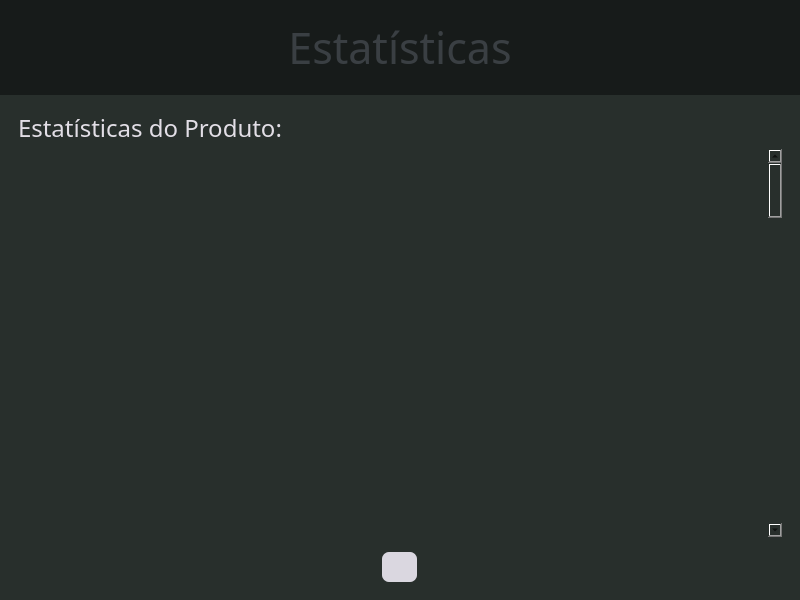
<?xml version="1.0" encoding="UTF-8"?>
<ui version="4.0">
 <class>Statistics</class>
 <widget class="QMainWindow" name="Statistics">
  <property name="geometry">
   <rect>
    <x>0</x>
    <y>0</y>
    <width>800</width>
    <height>600</height>
   </rect>
  </property>
  <property name="windowTitle">
   <string>Statistics</string>
  </property>
  <property name="windowIcon">
   <iconset resource="gui_data/resources.qrc">
    <normaloff>:/icon/images/analysisIcon.png</normaloff>:/icon/images/analysisIcon.png</iconset>
  </property>
  <widget class="QWidget" name="centralwidget">
   <layout class="QVBoxLayout" name="verticalLayout">
    <property name="spacing">
     <number>0</number>
    </property>
    <property name="leftMargin">
     <number>0</number>
    </property>
    <property name="topMargin">
     <number>0</number>
    </property>
    <property name="rightMargin">
     <number>0</number>
    </property>
    <property name="bottomMargin">
     <number>0</number>
    </property>
    <item>
     <widget class="QFrame" name="Header">
      <property name="maximumSize">
       <size>
        <width>16777215</width>
        <height>100</height>
       </size>
      </property>
      <property name="styleSheet">
       <string notr="true">
background-color: rgb(23, 27, 26);</string>
      </property>
      <property name="frameShape">
       <enum>QFrame::NoFrame</enum>
      </property>
      <property name="frameShadow">
       <enum>QFrame::Raised</enum>
      </property>
      <layout class="QHBoxLayout" name="horizontalLayout">
       <item>
        <widget class="QFrame" name="HeaderFrame">
         <property name="frameShape">
          <enum>QFrame::NoFrame</enum>
         </property>
         <property name="frameShadow">
          <enum>QFrame::Raised</enum>
         </property>
         <layout class="QHBoxLayout" name="horizontalLayout_3">
          <item>
           <widget class="QFrame" name="AALogo">
            <property name="minimumSize">
             <size>
              <width>200</width>
              <height>0</height>
             </size>
            </property>
            <property name="maximumSize">
             <size>
              <width>200</width>
              <height>16777215</height>
             </size>
            </property>
            <property name="styleSheet">
             <string notr="true">image: url(:/logo/images/AAlogo.png);</string>
            </property>
            <property name="frameShape">
             <enum>QFrame::NoFrame</enum>
            </property>
            <property name="frameShadow">
             <enum>QFrame::Raised</enum>
            </property>
           </widget>
          </item>
          <item>
           <widget class="QLabel" name="StatisticsLabel">
            <property name="font">
             <font>
              <family>.SF Compact</family>
              <pointsize>32</pointsize>
             </font>
            </property>
            <property name="styleSheet">
             <string notr="true">color: rgb(58, 63, 67);</string>
            </property>
            <property name="text">
             <string>Estatísticas</string>
            </property>
            <property name="alignment">
             <set>Qt::AlignCenter</set>
            </property>
           </widget>
          </item>
          <item>
           <widget class="QFrame" name="HeaderEmpty">
            <property name="minimumSize">
             <size>
              <width>200</width>
              <height>0</height>
             </size>
            </property>
            <property name="maximumSize">
             <size>
              <width>200</width>
              <height>16777215</height>
             </size>
            </property>
            <property name="frameShape">
             <enum>QFrame::NoFrame</enum>
            </property>
            <property name="frameShadow">
             <enum>QFrame::Raised</enum>
            </property>
           </widget>
          </item>
         </layout>
        </widget>
       </item>
      </layout>
     </widget>
    </item>
    <item>
     <widget class="QFrame" name="Body">
      <property name="styleSheet">
       <string notr="true">
background-color: rgb(40, 47, 44);

</string>
      </property>
      <property name="frameShape">
       <enum>QFrame::NoFrame</enum>
      </property>
      <property name="frameShadow">
       <enum>QFrame::Raised</enum>
      </property>
      <layout class="QVBoxLayout" name="verticalLayout_4">
       <property name="bottomMargin">
        <number>0</number>
       </property>
       <item>
        <widget class="QFrame" name="BodyFrame">
         <property name="frameShape">
          <enum>QFrame::NoFrame</enum>
         </property>
         <property name="frameShadow">
          <enum>QFrame::Raised</enum>
         </property>
         <layout class="QVBoxLayout" name="verticalLayout_2">
          <item>
           <widget class="QLabel" name="ChooseAProductLabel">
            <property name="maximumSize">
             <size>
              <width>16777215</width>
              <height>30</height>
             </size>
            </property>
            <property name="font">
             <font>
              <family>.SF Compact</family>
              <pointsize>18</pointsize>
             </font>
            </property>
            <property name="styleSheet">
             <string notr="true">color: rgb(226, 222, 230)</string>
            </property>
            <property name="text">
             <string>Estatísticas do Produto:</string>
            </property>
           </widget>
          </item>
          <item>
           <widget class="QScrollArea" name="scrollArea">
            <property name="styleSheet">
             <string notr="true">/* Vertical */
QScrollBar:vertical {
	border: none;
	background-color:rgb(205, 207, 207);
	width: 14px;
	margin: 15px 0 15px 0;
	boder-radius:0px;
}
QScrollBar::handle:vertical {
	background-color: rgb(192, 194, 194);
	min-height: 30px;
	border-radius: 7px;
}
QScrollBar::handle:vertical:hover {
	background-color: rgb(15, 128, 255);
}
QScrollBar::handle:vertical:pressed {
	background-color: rgb(13, 117, 235);
}

QScrollBar::sub-line:vertical {
	border: none;
	background-color:rgb(192, 194, 194);
	height: 15px;
	border-top-left-radius: 7px;
	border-top-right-radius: 7px;
	subcontrol-position: top;
	subcontrol-origin: margin;
}

QScrollBar::sub-line:vertical:hover {
	background-color: rgb(15, 128, 255);
}

QScrollBar::sub-line:vertical:pressed {
	background-color:rgb(13, 117, 235);
}

QScrollBar::add-line:vertical {
	border: none;
	background-color:rgb(192, 194, 194);
	height: 15px;
	border-bottom-left-radius: 7px;
	border-bottom-right-radius: 7px;
	subcontrol-position: bottom;
	subcontrol-origin: margin;
}

QScrollBar::add-line:vertical:hover {
	background-color: rgb(15, 128, 255);
}

QScrollBar::add-line:vertical:pressed {
	background-color:rgb(13, 117, 235);
}

QScrollBar::up-arrow:vertical, QScrollBar:down-arrow:vertical {
	background:none;
}

QScrollBar::add-page:vertical, QScrollBar:sub-page:vertical {
	background:none;
}


/* Horizontal */
QScrollBar:horizontal {
	border: none;
	background-color:rgb(205, 207, 207);
	width: 14px;
	margin: 15px 0 15px 0;
	boder-radius:0px;
}
QScrollBar::handle:horizontal {
	background-color: rgb(192, 194, 194);
	min-height: 30px;
	border-radius: 7px;
}
QScrollBar::handle:horizontal:hover {
	background-color: rgb(15, 128, 255);
}
QScrollBar::handle:horizontal:pressed {
	background-color: rgb(13, 117, 235);
}

QScrollBar::sub-line:horizontal {
	border: none;
	background-color:rgb(192, 194, 194);
	height: 15px;
	border-top-left-radius: 7px;
	border-top-right-radius: 7px;
	subcontrol-position: top;
	subcontrol-origin: margin;
}

QScrollBar::sub-line:horizontal:hover {
	background-color: rgb(15, 128, 255);
}

QScrollBar::sub-line:horizontal:pressed {
	background-color:rgb(13, 117, 235);
}

QScrollBar::add-line:horizontal {
	border: none;
	background-color:rgb(192, 194, 194);
	height: 15px;
	border-bottom-left-radius: 7px;
	border-bottom-right-radius: 7px;
	subcontrol-position: bottom;
	subcontrol-origin: margin;
}

QScrollBar::add-line:horizontal:hover {
	background-color: rgb(15, 128, 255);
}

QScrollBar::add-line:horizontal:pressed {
	background-color:rgb(13, 117, 235);
}

QScrollBar::up-arrow:horizontal, QScrollBar:down-arrow:vertical {
	background:none;
}

QScrollBar::add-page:horizontal, QScrollBar:sub-page:vertical {
	background:none;
}
</string>
            </property>
            <property name="frameShape">
             <enum>QFrame::NoFrame</enum>
            </property>
            <property name="widgetResizable">
             <bool>true</bool>
            </property>
            <widget class="QWidget" name="scrollAreaWidgetContents">
             <property name="geometry">
              <rect>
               <x>0</x>
               <y>0</y>
               <width>752</width>
               <height>2524</height>
              </rect>
             </property>
             <layout class="QVBoxLayout" name="verticalLayout_3">
              <item>
               <widget class="QFrame" name="BodyBodyFrame">
                <property name="minimumSize">
                 <size>
                  <width>0</width>
                  <height>2500</height>
                 </size>
                </property>
                <property name="frameShape">
                 <enum>QFrame::NoFrame</enum>
                </property>
                <property name="frameShadow">
                 <enum>QFrame::Raised</enum>
                </property>
               </widget>
              </item>
             </layout>
            </widget>
           </widget>
          </item>
          <item>
           <widget class="QFrame" name="BottomButtons">
            <property name="frameShape">
             <enum>QFrame::NoFrame</enum>
            </property>
            <property name="frameShadow">
             <enum>QFrame::Raised</enum>
            </property>
            <layout class="QHBoxLayout" name="horizontalLayout_2">
             <item>
              <widget class="QPushButton" name="HomeButton">
               <property name="minimumSize">
                <size>
                 <width>35</width>
                 <height>30</height>
                </size>
               </property>
               <property name="maximumSize">
                <size>
                 <width>35</width>
                 <height>30</height>
                </size>
               </property>
               <property name="styleSheet">
                <string notr="true">QPushButton {

	background-color: rgb(218, 215, 224);
	border-radius: 7px;
}

QPushButton:hover {
	background-color: rgb(190, 190, 190);

}
QPushButton:pressed {
	background-color: rgb(160, 160, 160);

}</string>
               </property>
               <property name="text">
                <string/>
               </property>
               <property name="icon">
                <iconset resource="gui_data/resources.qrc">
                 <normaloff>:/icon/images/homeIcon2.png</normaloff>:/icon/images/homeIcon2.png</iconset>
               </property>
              </widget>
             </item>
            </layout>
           </widget>
          </item>
         </layout>
        </widget>
       </item>
      </layout>
     </widget>
    </item>
    <item>
     <widget class="QFrame" name="Bottom">
      <property name="maximumSize">
       <size>
        <width>16777215</width>
        <height>40</height>
       </size>
      </property>
      <property name="styleSheet">
       <string notr="true">
background-color: rgb(23, 27, 26);</string>
      </property>
      <property name="frameShape">
       <enum>QFrame::NoFrame</enum>
      </property>
      <property name="frameShadow">
       <enum>QFrame::Raised</enum>
      </property>
     </widget>
    </item>
   </layout>
  </widget>
 </widget>
 <resources>
  <include location="gui_data/resources.qrc"/>
 </resources>
 <connections/>
</ui>
